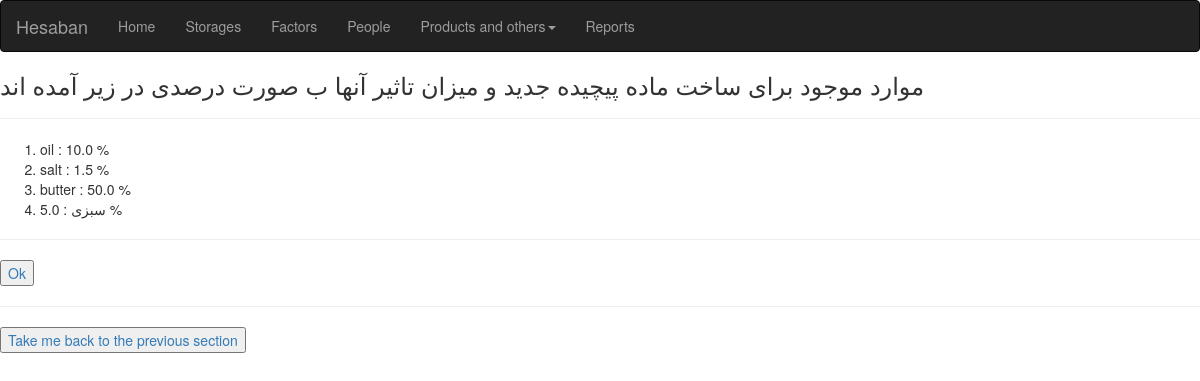
The page /check/ on the database as committed earlier.
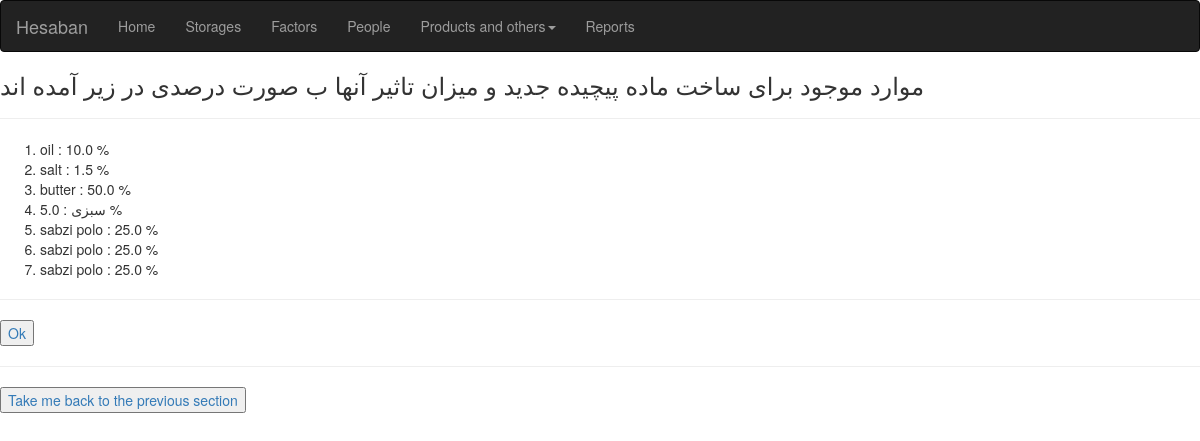
The same page on the database as committed later.
### product/models.py (models this page shows, shortened)
class cart(models.Model):
    element = models.ForeignKey(material, on_delete=models.CASCADE)
    impact = models.FloatField(default=0)

class material(models.Model):
    name = models.CharField(max_length=50)
    current_value_instorage = models.FloatField(default=0)
    current_price = models.FloatField(default=0)
    total_value = models.FloatField(default=0)
    def __str__(self):
        return self.name

### product/views.py (the view)
# urls.py: path("check/",views.checkcart,name="check-cart"),
def checkcart(request):
    content = cart.objects.all()
    return render(request,"product/check.html",{"content":content})

### product/templates/product/check.html (shortened to what this page needs)
{% extends 'base.html' %}
{% block body %}
<h3>موارد موجود برای ساخت ماده پیچیده جدید و میزان تاثیر آنها ب صورت درصدی در زیر آمده اند</h3>
    <hr>
    <ol>
        {% for item in content  %}
        <li>{{item.element}} : {{item.impact}} % </li>
        {% endfor %}
    </ol>
    <hr>
    <button>
        <a href="http://127.0.0.1:8000/product/create"> Ok
    </button>
    <hr>
    <button>
        <a href="http://127.0.0.1:8000/product/addtocart"> Take me back to the previous section
    </button>
{% endblock body %}

Rows that differ between the two databases and show on the page:
added cart: element "sabzi polo", impact "25.0"
added cart: element "sabzi polo", impact "25.0"
added cart: element "sabzi polo", impact "25.0"
